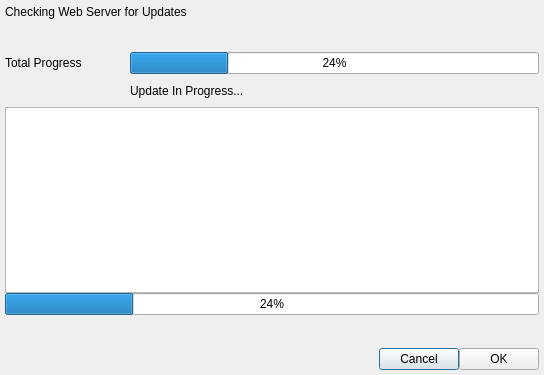
<?xml version="1.0" encoding="UTF-8"?>
<ui version="4.0">
 <class>UpdateDialog</class>
 <widget class="QDialog" name="UpdateDialog">
  <property name="geometry">
   <rect>
    <x>0</x>
    <y>0</y>
    <width>544</width>
    <height>375</height>
   </rect>
  </property>
  <property name="windowTitle">
   <string>Web Update</string>
  </property>
  <layout class="QVBoxLayout" name="verticalLayout">
   <property name="spacing">
    <number>0</number>
   </property>
   <property name="margin">
    <number>5</number>
   </property>
   <item>
    <layout class="QGridLayout" name="gridLayout">
     <item row="0" column="0" colspan="5">
      <widget class="QLabel" name="mainLabel">
       <property name="text">
        <string>Checking Web Server for Updates</string>
       </property>
      </widget>
     </item>
     <item row="2" column="1" colspan="4">
      <widget class="QProgressBar" name="totalProgress">
       <property name="toolTip">
        <string>Total Task Progress</string>
       </property>
       <property name="value">
        <number>24</number>
       </property>
      </widget>
     </item>
     <item row="4" column="0" colspan="5">
      <widget class="QPlainTextEdit" name="stepText">
       <property name="toolTip">
        <string>Update Steps</string>
       </property>
       <property name="readOnly">
        <bool>true</bool>
       </property>
      </widget>
     </item>
     <item row="5" column="0" colspan="5">
      <widget class="QProgressBar" name="stepProgress">
       <property name="toolTip">
        <string>Current Task Progress</string>
       </property>
       <property name="value">
        <number>24</number>
       </property>
      </widget>
     </item>
     <item row="7" column="3">
      <widget class="QPushButton" name="cancelButton">
       <property name="toolTip">
        <string>Cancel Update</string>
       </property>
       <property name="text">
        <string>Cancel</string>
       </property>
      </widget>
     </item>
     <item row="7" column="4">
      <widget class="QPushButton" name="doneButton">
       <property name="toolTip">
        <string>Dismiss Screen</string>
       </property>
       <property name="text">
        <string>OK</string>
       </property>
      </widget>
     </item>
     <item row="7" column="0">
      <spacer name="horizontalSpacer">
       <property name="orientation">
        <enum>Qt::Horizontal</enum>
       </property>
       <property name="sizeHint" stdset="0">
        <size>
         <width>40</width>
         <height>20</height>
        </size>
       </property>
      </spacer>
     </item>
     <item row="7" column="1">
      <spacer name="horizontalSpacer_2">
       <property name="orientation">
        <enum>Qt::Horizontal</enum>
       </property>
       <property name="sizeHint" stdset="0">
        <size>
         <width>40</width>
         <height>20</height>
        </size>
       </property>
      </spacer>
     </item>
     <item row="7" column="2">
      <spacer name="horizontalSpacer_3">
       <property name="orientation">
        <enum>Qt::Horizontal</enum>
       </property>
       <property name="sizeHint" stdset="0">
        <size>
         <width>40</width>
         <height>20</height>
        </size>
       </property>
      </spacer>
     </item>
     <item row="2" column="0">
      <widget class="QLabel" name="totalLabel">
       <property name="text">
        <string>Total Progress</string>
       </property>
      </widget>
     </item>
     <item row="6" column="0">
      <spacer name="verticalSpacer">
       <property name="orientation">
        <enum>Qt::Vertical</enum>
       </property>
       <property name="sizeHint" stdset="0">
        <size>
         <width>20</width>
         <height>40</height>
        </size>
       </property>
      </spacer>
     </item>
     <item row="1" column="3">
      <spacer name="verticalSpacer_2">
       <property name="orientation">
        <enum>Qt::Vertical</enum>
       </property>
       <property name="sizeHint" stdset="0">
        <size>
         <width>20</width>
         <height>40</height>
        </size>
       </property>
      </spacer>
     </item>
     <item row="3" column="0">
      <spacer name="verticalSpacer_3">
       <property name="orientation">
        <enum>Qt::Vertical</enum>
       </property>
       <property name="sizeHint" stdset="0">
        <size>
         <width>20</width>
         <height>40</height>
        </size>
       </property>
      </spacer>
     </item>
     <item row="3" column="1" colspan="2">
      <widget class="QLabel" name="statLabel">
       <property name="text">
        <string>Update In Progress...</string>
       </property>
      </widget>
     </item>
    </layout>
   </item>
  </layout>
 </widget>
 <resources/>
 <connections/>
</ui>
